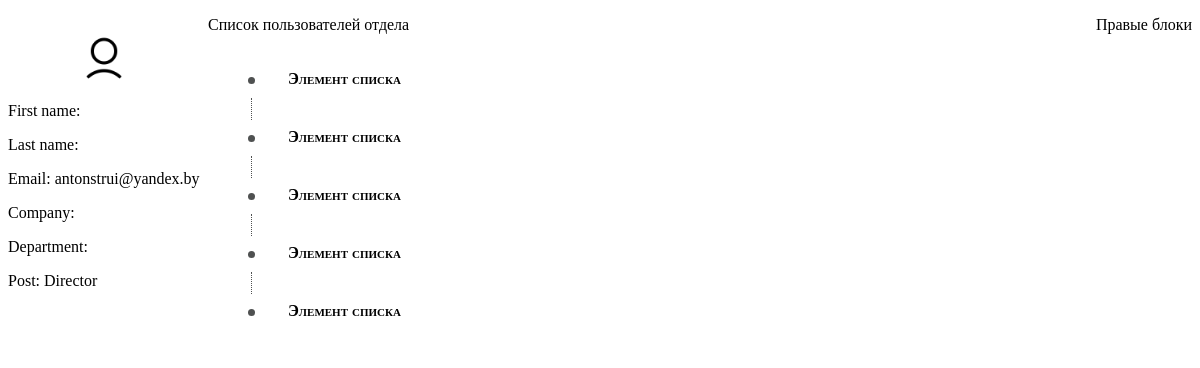
Page /director/ (signed in) on the earlier database version.
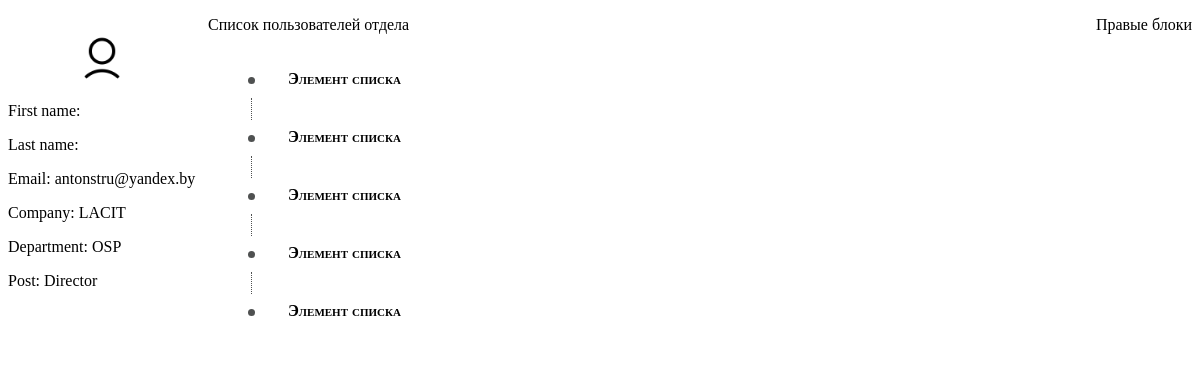
Same page on the later database version.
### user/models.py (models this page shows, shortened)
class User(AbstractUser):
    username = None
    email = models.EmailField(unique=True)
    role = models.SmallIntegerField(default=1)
    department = models.ForeignKey(Department, on_delete=models.RESTRICT, null=True)
    post = models.CharField(max_length=200)
    block = models.BooleanField(default=False)
    USERNAME_FIELD = 'email'
    REQUIRED_FIELDS = []
    objects = UserManager()

class Department(models.Model):
    name = models.CharField(max_length=200)
    company = models.ForeignKey(Company, on_delete=models.RESTRICT)
    project = models.ManyToManyField(Project)

class Company(models.Model):
    name = models.CharField(max_length=200)

### director/views.py (the view)
# urls.py: path('', views.index),
def index(request):
    return render(request, "director/index.html", context={
    })

### templates/director/index.html (shortened to what this page needs)
{% extends "base.html" %}
{% load static %}
{% block head %}
  <link href="{% static 'css/director/base.css' %}" rel="stylesheet">
  <link href="{% static 'css/director/blocks.css' %}" rel="stylesheet">
{% endblock head %}
{% block content %}
    <div id="content">
      <div id="left">
        <p align="center"><img src="{% static 'images/avatar.png' %}" width = "50" height = "50" alt="Avatar"></p>
        <p>First name: {{ user.first_name }}</p>
        <p>Last name: {{ user.last_name }}</p>
        <p>Email: {{ user.email }}</p>
        <p>Company: {{ user.department.company.name }}</p>
        <p>Department: {{ user.department.name }}</p>
        <p>Post: Director</p>
      </div>
      <div id="right">Правые блоки</div>
      <div id="center">
        <p>Список пользователей отдела</p>
        <ul class="push">
          <li>Элемент списка</li>
          <li>Элемент списка</li>
          <li>Элемент списка</li>
          <li>Элемент списка</li>
          <li>Элемент списка</li>
        </ul>
      </div>
    </div>
{% endblock content %}

Differences in the rows shown:
changed User: email "antonstrui@yandex.by" → "antonstru@yandex.by"; department.company.name (not shown) → "LACIT"; department.name (not shown) → "OSP"
